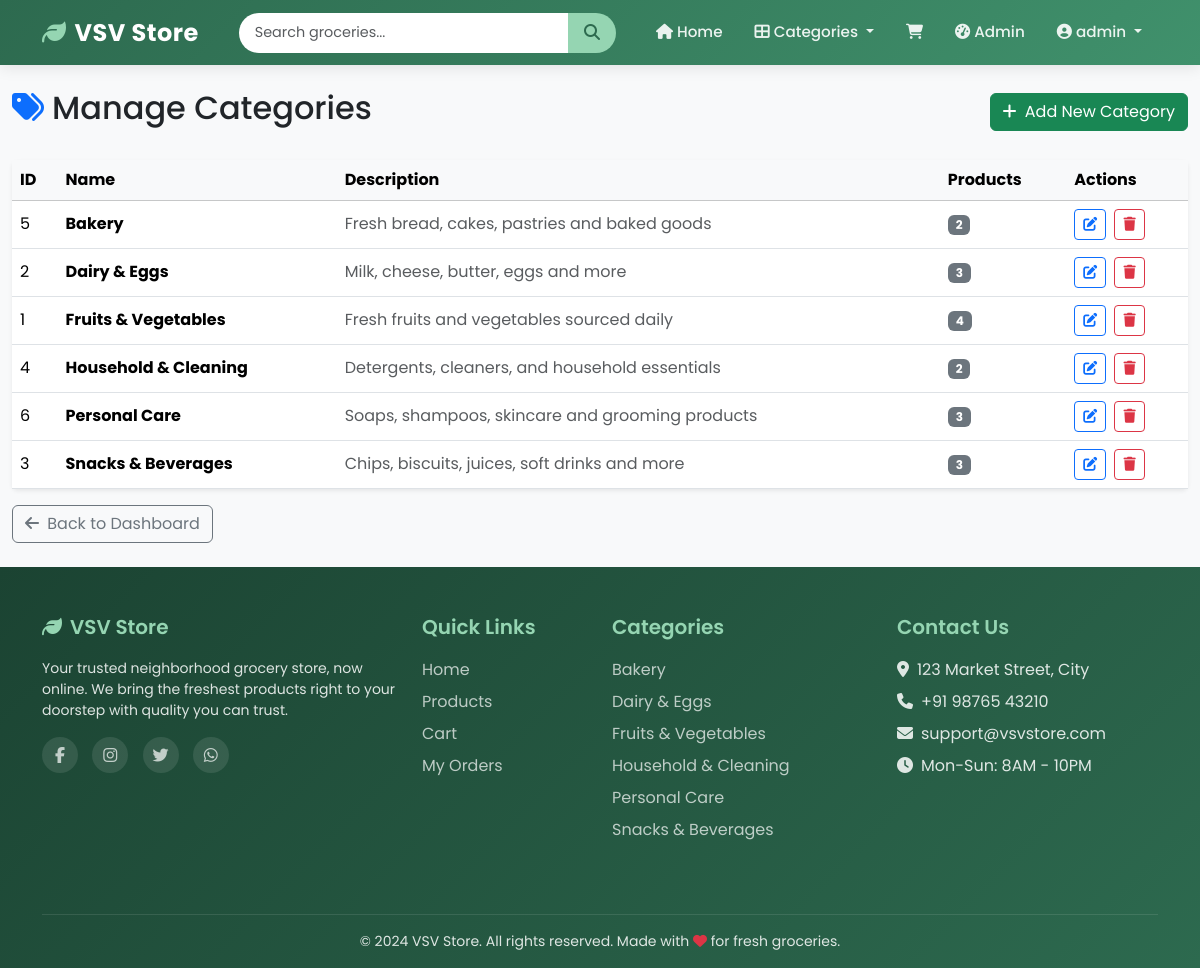
The app's page /admin/categories (signed in) with its own data.
### app.py (models this page shows, shortened)
class User(UserMixin, db.Model):
    __tablename__ = 'users'
    id = db.Column(db.Integer, primary_key=True)
    username = db.Column(db.String(80), unique=True, nullable=False, index=True)
    email = db.Column(db.String(120), unique=True, nullable=False, index=True)
    password_hash = db.Column(db.String(256), nullable=False)
    is_admin = db.Column(db.Boolean, default=False)
    created_at = db.Column(db.DateTime, default=datetime.utcnow)
    cart_items = db.relationship('CartItem', backref='user', lazy='dynamic',
                                cascade='all, delete-orphan')
    orders = db.relationship('Order', backref='user', lazy='dynamic',
                             cascade='all, delete-orphan')

class Category(db.Model):
    __tablename__ = 'categories'
    id = db.Column(db.Integer, primary_key=True)
    name = db.Column(db.String(100), unique=True, nullable=False)
    description = db.Column(db.String(255), default='')
    image_url = db.Column(db.String(255), default='')
    products = db.relationship('Product', backref='category', lazy='dynamic',
                               cascade='all, delete-orphan')

### app.py (the view)
@app.route('/admin/categories')
@admin_required
def admin_categories():
    categories = Category.query.order_by(Category.name).all()
    return render_template('admin/categories.html', categories=categories)

### app.py (called while the page is built)
@login_manager.user_loader
def load_user(user_id):
    return User.query.get(int(user_id))

def admin_required(f):
    @wraps(f)
    @login_required
    def decorated_function(*args, **kwargs):
        if not current_user.is_admin:
            flash('Access denied. Admin privileges required.', 'danger')
            return redirect(url_for('home'))
        return f(*args, **kwargs)
    return decorated_function

@app.context_processor
def inject_cart_count():
    if current_user.is_authenticated:
        count = CartItem.query.filter_by(user_id=current_user.id).count()
    else:
        count = 0
    return dict(cart_count=count)

@app.context_processor
def inject_categories():
    categories = Category.query.order_by(Category.name).all()
    return dict(all_categories=categories, categories=categories)

### templates/admin/categories.html (shortened to what this page needs)
{% extends 'base.html' %}
{% block content %}
<div class="container-fluid py-4">
    <div class="d-flex justify-content-between align-items-center mb-4">
        <h2><i class="fas fa-tags me-2 text-primary"></i>Manage Categories</h2>
        <a href="{{ url_for('admin_add_category') }}" class="btn btn-success">
            <i class="fas fa-plus me-1"></i> Add New Category
        </a>
    </div>
    <div class="card border-0 shadow-sm">
        <div class="card-body p-0">
            {% if categories %}
            <div class="table-responsive">
                <table class="table table-hover mb-0 align-middle">
                    <thead class="table-light">
                        <tr>
                            <th>ID</th>
                            <th>Name</th>
                            <th>Description</th>
                            <th>Products</th>
                            <th>Actions</th>
                        </tr>
                    </thead>
                    <tbody>
                        {% for category in categories %}
                        <tr>
                            <td>{{ category.id }}</td>
                            <td><strong>{{ category.name }}</strong></td>
                            <td class="text-muted">{{ category.description[:50] if category.description else '-' }}{% if category.description and category.description|length > 50 %}...{% endif %}</td>
                            <td><span class="badge bg-secondary">{{ category.products.count() }}</span></td>
                            <td>
                                <a href="{{ url_for('admin_edit_category', category_id=category.id) }}"
                                   class="btn btn-sm btn-outline-primary me-1" title="Edit">
                                    <i class="fas fa-edit"></i>
                                </a>
                                <form action="{{ url_for('admin_delete_category', category_id=category.id) }}"
                                      method="POST" class="d-inline"
                                      onsubmit="return confirm('Delete {{ category.name }}? This will also delete all products in this category!');">
                                    <button type="submit" class="btn btn-sm btn-outline-danger" title="Delete">
                                        <i class="fas fa-trash"></i>
                                    </button>
                                </form>
                            </td>
                        </tr>
                        {% endfor %}
                    </tbody>
                </table>
            </div>
            {% else %}
            <div class="text-center py-5">
                <i class="fas fa-tags fa-3x text-muted mb-3"></i>
                <p class="text-muted">No categories yet.</p>
                <a href="{{ url_for('admin_add_category') }}" class="btn btn-success">Add Your First Category</a>
            </div>
            {% endif %}
        </div>
    </div>
    <div class="mt-3">
        <a href="{{ url_for('admin_dashboard') }}" class="btn btn-outline-secondary">
            <i class="fas fa-arrow-left me-1"></i> Back to Dashboard
        </a>
    </div>
</div>
{% endblock %}

### templates/base.html (shortened to what this page needs)
<!DOCTYPE html>
<html lang="en">
<head>
    <link href="https://cdn.jsdelivr.net/npm/bootstrap@5.3.2/dist/css/bootstrap.min.css" rel="stylesheet">
    <link href="https://cdnjs.cloudflare.com/ajax/libs/font-awesome/6.5.1/css/all.min.css" rel="stylesheet">
</head>
<body>
    <nav class="navbar navbar-expand-lg navbar-vsv sticky-top">
        <div class="container">
            <a class="navbar-brand" href="{{ url_for('index') }}">
                <i class="fas fa-leaf"></i>VSV Store
            </a>
            <div class="collapse navbar-collapse" id="navbarMain">
                <form class="d-flex navbar-search mx-lg-4 flex-grow-1" action="{{ url_for('products') }}" method="GET" style="max-width: 400px;">
                    <input class="form-control" type="search" name="q" placeholder="Search groceries..." aria-label="Search">
                    <button class="btn" type="submit"><i class="fas fa-search"></i></button>
                </form>
                <ul class="navbar-nav ms-auto align-items-lg-center">
                    <li class="nav-item">
                        <a class="nav-link" href="{{ url_for('index') }}"><i class="fas fa-home me-1"></i>Home</a>
                    </li>
                    <li class="nav-item dropdown">
                        <a class="nav-link dropdown-toggle" href="#" role="button" data-bs-toggle="dropdown">
                            <i class="fas fa-th-large me-1"></i>Categories
                        </a>
                    </li>
                    <li class="nav-item">
                        <a class="nav-link" href="{{ url_for('cart') }}">
                            <span class="cart-icon-wrapper">
                                <i class="fas fa-shopping-cart"></i>
                            </span>
                        </a>
                    </li>
                    {% if current_user.is_authenticated %}
                        {% if current_user.is_admin %}
                        <li class="nav-item">
                            <a class="nav-link" href="{{ url_for('admin_dashboard') }}">
                                <i class="fas fa-tachometer-alt me-1"></i>Admin
                            </a>
                        </li>
                        {% endif %}
                        <li class="nav-item dropdown">
                            <a class="nav-link dropdown-toggle" href="#" role="button" data-bs-toggle="dropdown">
                                <i class="fas fa-user-circle me-1"></i>{{ current_user.username }}
                            </a>
                        </li>
                    {% endif %}
                </ul>
            </div>
        </div>
    </nav>
    <main class="fade-in">
        {% block content %}{% endblock %}
    </main>
    <footer class="footer-vsv">
        <div class="container">
            <div class="row">
                <div class="col-lg-4 mb-4">
                    <h5><i class="fas fa-leaf me-2"></i>VSV Store</h5>
                    <p class="small">Your trusted neighborhood grocery store, now online. We bring the freshest products right to your doorstep with quality you can trust.</p>
                    <div class="social-icons">
                        <a href="#"><i class="fab fa-facebook-f"></i></a>
                        <a href="#"><i class="fab fa-instagram"></i></a>
                        <a href="#"><i class="fab fa-twitter"></i></a>
                        <a href="#"><i class="fab fa-whatsapp"></i></a>
                    </div>
                </div>
                <div class="col-lg-2 col-md-4 mb-4">
                    <h5>Quick Links</h5>
                    <ul class="list-unstyled footer-links">
                        <li><a href="{{ url_for('index') }}">Home</a></li>
                        <li><a href="{{ url_for('products') }}">Products</a></li>
                        <li><a href="{{ url_for('cart') }}">Cart</a></li>
                        {% if current_user.is_authenticated %}
                        <li><a href="{{ url_for('orders') }}">My Orders</a></li>
                        {% endif %}
                    </ul>
                </div>
                <div class="col-lg-3 col-md-4 mb-4">
                    <h5>Categories</h5>
                    <ul class="list-unstyled footer-links">
                        {% for category in categories %}
                        <li><a href="{{ url_for('products', category=category.id) }}">{{ category.name }}</a></li>
                        {% endfor %}
                    </ul>
                </div>
                <div class="col-lg-3 col-md-4 mb-4">
                    <h5>Contact Us</h5>
                    <ul class="list-unstyled footer-links">
                        <li><i class="fas fa-map-marker-alt me-2"></i>123 Market Street, City</li>
                        <li><i class="fas fa-phone me-2"></i>+91 98765 43210</li>
                        <li><i class="fas fa-envelope me-2"></i>support@vsvstore.com</li>
                        <li><i class="fas fa-clock me-2"></i>Mon-Sun: 8AM - 10PM</li>
                    </ul>
                </div>
            </div>
            <div class="footer-bottom text-center">
                <p class="small mb-0">&copy; {{ 2024 }} VSV Store. All rights reserved. Made with <i class="fas fa-heart text-danger"></i> for fresh groceries.</p>
            </div>
        </div>
    </footer>
</body>
</html>

### templates/base.html (style rules this page uses)
:root { --vsv-primary: #2d6a4f; --vsv-secondary: #40916c; --vsv-accent: #95d5b2; --vsv-bg: #f8f9fa; --vsv-text: #212529; --vsv-cart-badge: #e63946; --vsv-light-green: #d8f3dc; --vsv-dark-green: #1b4332; }
body { font-family: 'Poppins', sans-serif; background-color: var(--vsv-bg); color: var(--vsv-text); min-height: 100vh; display: flex; flex-direction: column; }
main { flex: 1; }
.navbar-vsv { background: linear-gradient(135deg, var(--vsv-primary), var(--vsv-secondary)); box-shadow: 0 2px 15px rgba(0, 0, 0, 0.1); padding: 0.6rem 0; }
.navbar-vsv .navbar-brand { font-weight: 700; font-size: 1.5rem; color: #fff !important; letter-spacing: 0.5px; }
.navbar-vsv .navbar-brand i { color: var(--vsv-accent); margin-right: 8px; }
.navbar-vsv .nav-link { color: rgba(255, 255, 255, 0.9) !important; font-weight: 500; font-size: 0.95rem; padding: 0.5rem 1rem !important; transition: color 0.2s ease, background 0.2s ease; border-radius: 6px; }
.navbar-search .form-control { border-radius: 20px 0 0 20px; border: none; padding: 0.5rem 1rem; font-size: 0.9rem; }
.navbar-search .btn { border-radius: 0 20px 20px 0; background: var(--vsv-accent); border: none; color: var(--vsv-primary); padding: 0.5rem 1rem; }
.cart-icon-wrapper { position: relative; display: inline-block; }
.footer-vsv { background: linear-gradient(135deg, var(--vsv-dark-green), var(--vsv-primary)); color: rgba(255, 255, 255, 0.85); padding: 3rem 0 1rem; }
.footer-vsv h5 { color: var(--vsv-accent); font-weight: 600; margin-bottom: 1.2rem; }
.footer-vsv a { color: rgba(255, 255, 255, 0.7); text-decoration: none; transition: color 0.2s ease; }
.footer-vsv .footer-links li { margin-bottom: 0.5rem; }
.footer-vsv .social-icons a { display: inline-flex; align-items: center; justify-content: center; width: 36px; height: 36px; border-radius: 50%; background: rgba(255, 255, 255, 0.1); margin-right: 10px; transition: background 0.3s ease; }
.footer-bottom { border-top: 1px solid rgba(255, 255, 255, 0.1); padding-top: 1rem; margin-top: 2rem; }
.fade-in { animation: fadeIn 0.5s ease-in; }

### records on screen
User: username "admin"
Category: id "5", name "Bakery", description "Fresh bread, cakes, pastries and baked goods", products.count "2"
Category: id "2", name "Dairy & Eggs", description "Milk, cheese, butter, eggs and more", products.count "3"
Category: id "1", name "Fruits & Vegetables", description "Fresh fruits and vegetables sourced daily", products.count "4"
Category: id "4", name "Household & Cleaning", description "Detergents, cleaners, and household essentials", products.count "2"
Category: id "6", name "Personal Care", description "Soaps, shampoos, skincare and grooming products", products.count "3"
Category: id "3", name "Snacks & Beverages", description "Chips, biscuits, juices, soft drinks and more", products.count "3"

### other values on screen
{{ 2024 }} "2024"
